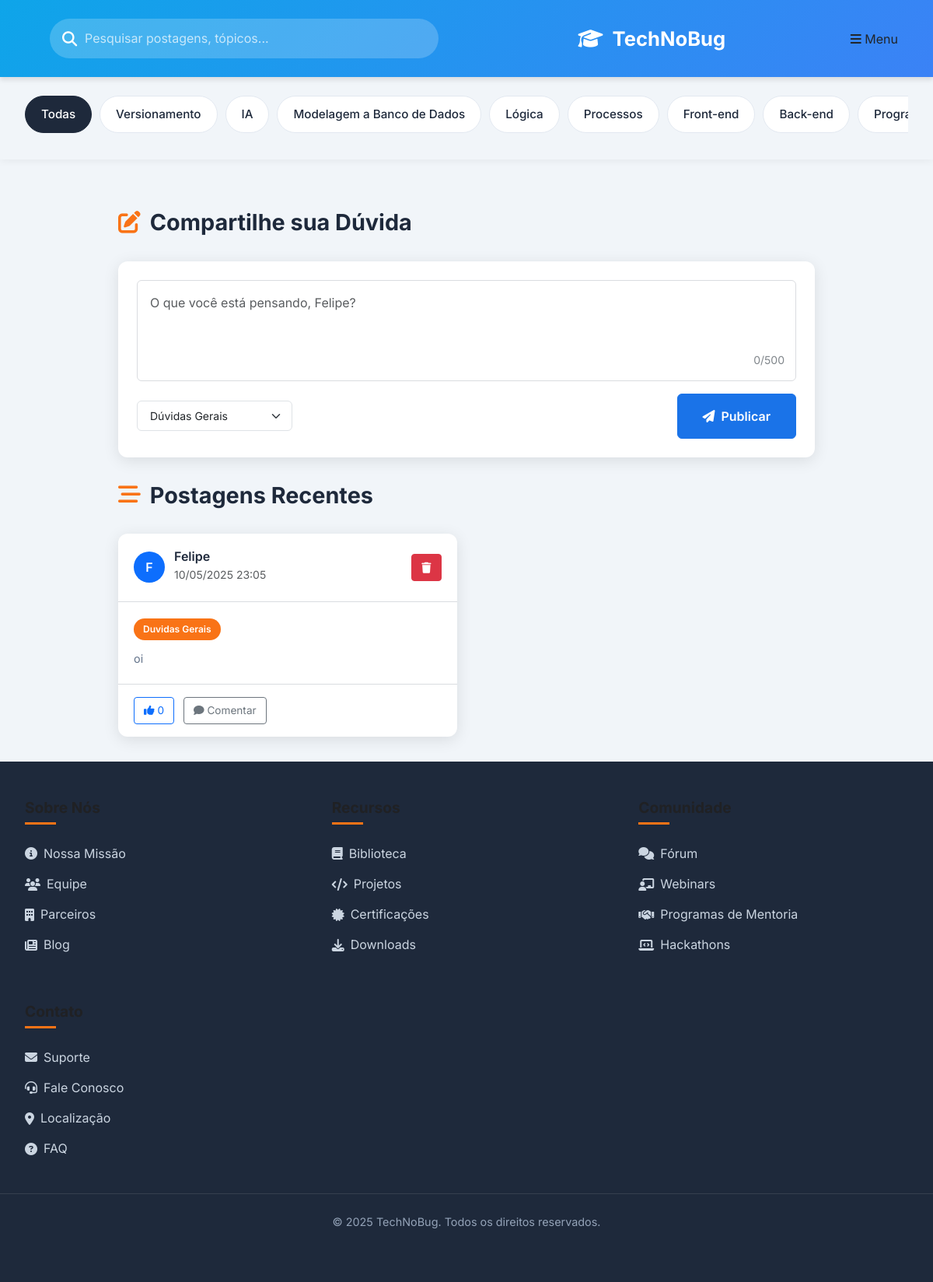
Page /telainicial (signed in) on the earlier database version.
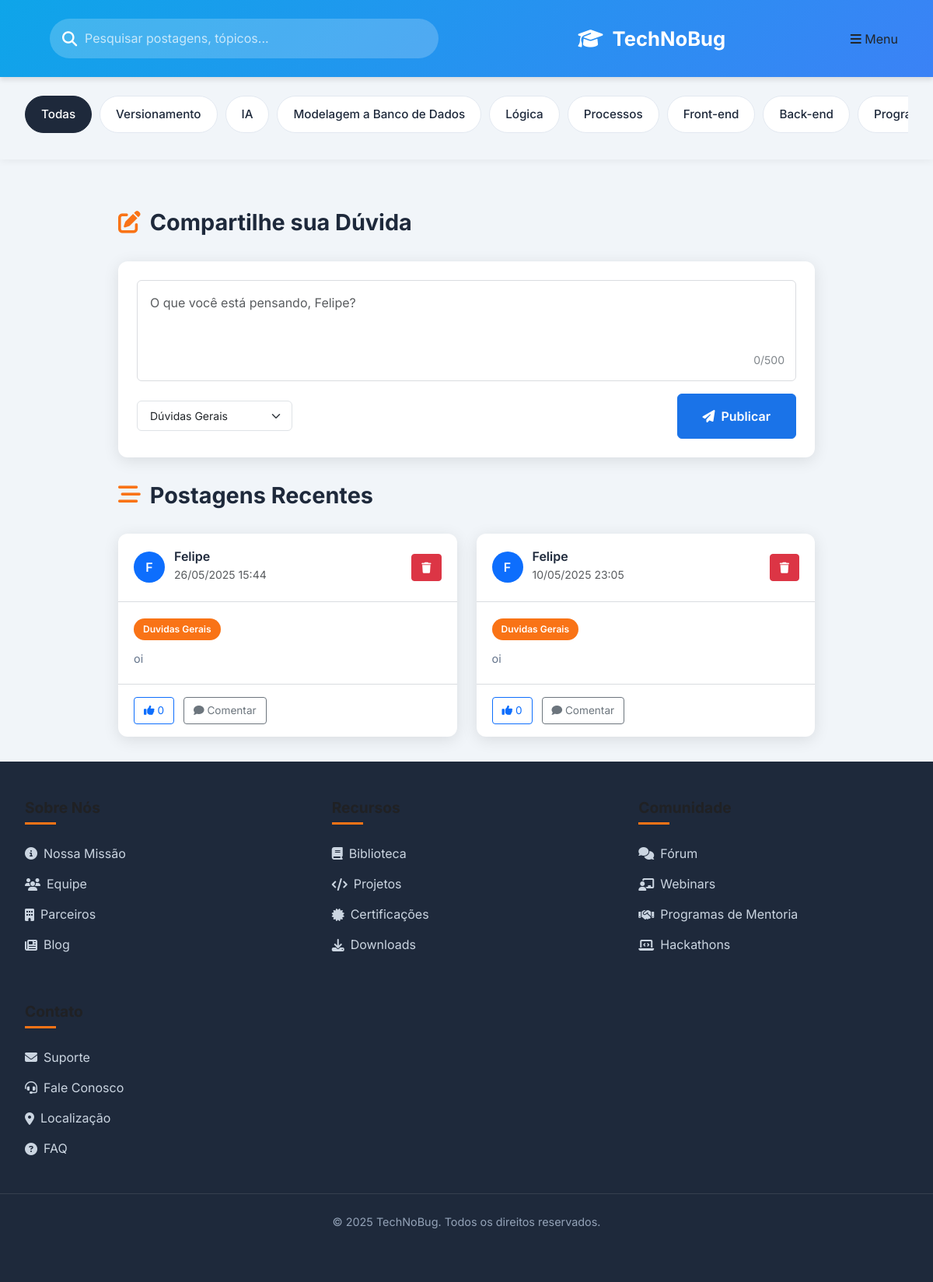
Same page on the later database version.
### backend/models.py (models this page shows, shortened)
class User(db.Model):
    __tablename__ = 'users'
    id = db.Column(db.Integer, primary_key=True)
    username = db.Column(db.String(64), index=True, nullable=False)
    email = db.Column(db.String(120), index=True, unique=True, nullable=False)
    password = db.Column(db.String(128), nullable=True)  # Permitir nulo para autenticação Google
    created_at = db.Column(db.DateTime, default=lambda: datetime.now(BRASILIA_TZ))

class Post(db.Model):
    __tablename__ = 'posts'
    id = db.Column(db.Integer, primary_key=True)
    content = db.Column(db.Text, nullable=False)
    category = db.Column(db.String(50), nullable=False, default='Dúvidas Gerais')
    created_at = db.Column(db.DateTime, default=lambda: datetime.now(BRASILIA_TZ))
    user_id = db.Column(db.Integer, db.ForeignKey('users.id'), nullable=False)
    author = db.relationship('User', backref=db.backref('posts', lazy=True))

### app.py (the view, shortened to what this page needs)
@app.route('/telainicial', methods=['GET', 'POST'])
def telainicial():
    user_id = session.get('user_id')
    if not user_id:
        flash('Por favor, faça login para acessar esta página.', 'error')
        return redirect(url_for('registroelogin'))
    user = db.session.get(User, user_id)
    if not user:
        session.clear()
        flash('Sua sessão expirou ou o usuário não existe mais.', 'error')
        return redirect(url_for('registroelogin'))
    posts = Post.query.options(db.joinedload(Post.comments).joinedload(Comment.author)).order_by(Post.created_at.desc()).all()
    return render_template('telainicial.html', user=user, posts=posts)

### templates/telainicial.html (shortened to what this page needs)
<!DOCTYPE html>
<html lang="pt-BR">
<head>
    <link rel="stylesheet" href="https://cdnjs.cloudflare.com/ajax/libs/font-awesome/6.4.0/css/all.min.css">
    <link href="https://cdn.jsdelivr.net/npm/bootstrap@5.3.0/dist/css/bootstrap.min.css" rel="stylesheet">
    <link rel="stylesheet" href="{{ url_for('static', filename='css/telainicial.css') }}">
</head>
<body>
    <header class="app-header">
        <div class="header-content">
            <div class="search-bar">
                <i class="fas fa-search"></i>
                <input type="text" placeholder="Pesquisar postagens, tópicos...">
            </div>
            <div class="logo">
                <i class="fas fa-graduation-cap"></i>
                <span>TechNoBug</span>
            </div>
            <button class="btn menu-btn" type="button" data-bs-toggle="offcanvas" data-bs-target="#offcanvasMenu" aria-controls="offcanvasMenu">
                <i class="fas fa-bars"></i>
                <span>Menu</span>
            </button>
        </div>
    </header>
    <nav class="category-nav">
        <div class="categories-wrapper">
            <div class="categories">
                <div class="category active" data-category="Todas">Todas</div>
                <div class="category" data-category="Versionamento">Versionamento</div>
                <div class="category" data-category="IA">IA</div>
                <div class="category" data-category="Modelagem a Banco de Dados">Modelagem a Banco de Dados</div>
                <div class="category" data-category="Logica">Lógica</div>
                <div class="category" data-category="Processos">Processos</div>
                <div class="category" data-category="Front-end">Front-end</div>
                <div class="category" data-category="Back-end">Back-end</div>
                <div class="category" data-category="Programacao Android">Programação Android</div>
            </div>
        </div>
    </nav>
    <div class="container">
        <main class="main-content">
            <div class="section-header">
                <h2 class="section-title">
                    <i class="fas fa-edit"></i>
                    <span>Compartilhe sua Dúvida</span>
                </h2>
            </div>
            <div class="post-creation-card">
                <form method="POST" action="{{ url_for('telainicial') }}" id="postForm">
                    <div class="mb-3 position-relative">
                        <textarea class="form-control" name="content" rows="4" placeholder="O que você está pensando, {{ user.username }}?" required></textarea>
                        <div class="char-counter">0/500</div>
                    </div>
                    <div class="d-flex justify-content-between align-items-center">
                        <div class="category-selector">
                            <select name="category" class="form-select" aria-label="Selecione uma categoria">
                                <option value="Duvidas Gerais">Dúvidas Gerais</option>
                            </select>
                        </div>
                        <button type="submit" class="btn btn-primary btn-publish">
                            <i class="fas fa-paper-plane me-2"></i>Publicar
                        </button>
                    </div>
                </form>
            </div>
            <div class="section-header">
                <h2 class="section-title">
                    <i class="fas fa-stream"></i>
                    <span>Postagens Recentes</span>
                </h2>
            </div>
            <div class="post-grid">
                {% if posts %}
                    {% for post in posts %}
                        <div class="post-card" data-post-id="{{ post.id }}" data-category="{{ post.category }}">
                            <div class="post-header">
                                <div class="user-info">
                                    <div class="avatar">
                                        <div class="avatar-initials bg-primary text-white rounded-circle d-flex justify-content-center align-items-center">
                                            {{ post.author.username[0]|upper }}
                                        </div>
                                    </div>
                                    <div>
                                        <h5 class="username">{{ post.author.username }}</h5>
                                        <small class="text-muted">{{ post.created_at.strftime('%d/%m/%Y %H:%M') }}</small>
                                    </div>
                                </div>
                                {% if post.user_id == user.id %}
                                    <div class="post-actions">
                                        <button class="btn btn-sm btn-danger delete-post" data-post-id="{{ post.id }}">
                                            <i class="fas fa-trash"></i>
                                        </button>
                                    </div>
                                {% endif %}
                            </div>
                            <div class="post-content">
                                <div class="post-category-tag">{{ post.category }}</div>
                                <p>{{ post.content }}</p>
                            </div>
                            <div class="post-footer">
                                <button class="btn btn-sm btn-outline-primary like-btn" data-post-id="{{ post.id }}">
                                    <i class="fas fa-thumbs-up"></i> <span class="like-count">0</span>
                                </button>
                                <button class="btn btn-sm btn-outline-secondary comment-btn" data-bs-toggle="collapse" data-bs-target="#comments-{{ post.id }}">
                                    <i class="fas fa-comment"></i> Comentar
                                </button>
                            </div>
                        </div>
                    {% endfor %}
                {% endif %}
            </div>
        </main>
    </div>
    <footer class="app-footer">
        <div class="footer-content">
            <div class="footer-column">
                <h3>Sobre Nós</h3>
                <ul class="footer-links">
                    <li><a href="#"><i class="fas fa-info-circle"></i> Nossa Missão</a></li>
                    <li><a href="#"><i class="fas fa-users"></i> Equipe</a></li>
                    <li><a href="#"><i class="fas fa-building"></i> Parceiros</a></li>
                    <li><a href="#"><i class="fas fa-newspaper"></i> Blog</a></li>
                </ul>
            </div>
            <div class="footer-column">
                <h3>Recursos</h3>
                <ul class="footer-links">
                    <li><a href="#"><i class="fas fa-book"></i> Biblioteca</a></li>
                    <li><a href="#"><i class="fas fa-code"></i> Projetos</a></li>
                    <li><a href="#"><i class="fas fa-certificate"></i> Certificações</a></li>
                    <li><a href="#"><i class="fas fa-download"></i> Downloads</a></li>
                </ul>
            </div>
            <div class="footer-column">
                <h3>Comunidade</h3>
                <ul class="footer-links">
                    <li><a href="#"><i class="fas fa-comments"></i> Fórum</a></li>
                    <li><a href="#"><i class="fas fa-chalkboard-teacher"></i> Webinars</a></li>
                    <li><a href="#"><i class="fas fa-handshake"></i> Programas de Mentoria</a></li>
                    <li><a href="#"><i class="fas fa-laptop-code"></i> Hackathons</a></li>
                </ul>
            </div>
            <div class="footer-column">
                <h3>Contato</h3>
                <ul class="footer-links">
                    <li><a href="#"><i class="fas fa-envelope"></i> Suporte</a></li>
                    <li><a href="#"><i class="fas fa-headset"></i> Fale Conosco</a></li>
                    <li><a href="#"><i class="fas fa-map-marker-alt"></i> Localização</a></li>
                    <li><a href="#"><i class="fas fa-question-circle"></i> FAQ</a></li>
                </ul>
            </div>
        </div>
        <div class="footer-bottom">
            <p>© 2025 TechNoBug. Todos os direitos reservados.</p>
        </div>
    </footer>
</body>
</html>

Differences in the rows shown:
added Post: author "F", author.username "Felipe", created_at "26/05/2025 15:44", category "Duvidas Gerais", content "oi"
